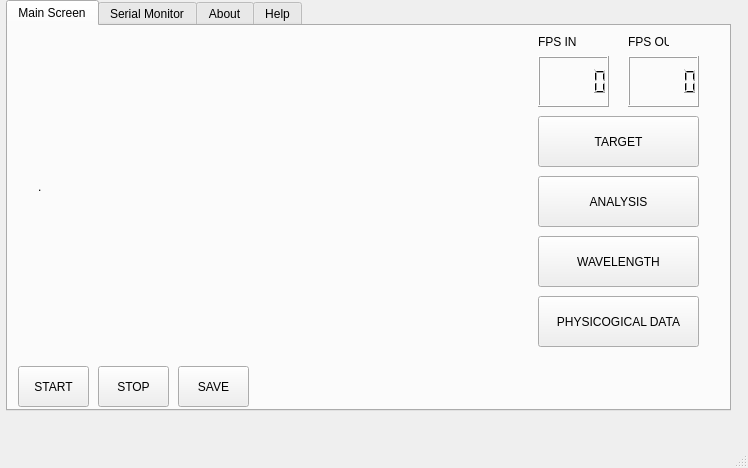
<?xml version="1.0" encoding="UTF-8"?>
<ui version="4.0">
 <class>qt</class>
 <widget class="QMainWindow" name="qt">
  <property name="geometry">
   <rect>
    <x>0</x>
    <y>0</y>
    <width>748</width>
    <height>468</height>
   </rect>
  </property>
  <property name="cursor">
   <cursorShape>ArrowCursor</cursorShape>
  </property>
  <property name="windowTitle">
   <string>Camera Display/Serial Communication GUI v1.2</string>
  </property>
  <property name="windowOpacity">
   <double>0.990000000000000</double>
  </property>
  <property name="statusTip">
   <string>Devesh Khosla 2022</string>
  </property>
  <property name="whatsThis">
   <string>Camera Display/Serial Communication Program Devesh Khosla 2022</string>
  </property>
  <widget class="QWidget" name="centralwidget">
   <widget class="QWidget" name="gridLayoutWidget">
    <property name="geometry">
     <rect>
      <x>0</x>
      <y>0</y>
      <width>731</width>
      <height>411</height>
     </rect>
    </property>
    <layout class="QGridLayout" name="_2">
     <property name="sizeConstraint">
      <enum>QLayout::SetMinimumSize</enum>
     </property>
     <property name="leftMargin">
      <number>6</number>
     </property>
     <item row="0" column="0">
      <widget class="QTabWidget" name="tabWidget">
       <property name="enabled">
        <bool>true</bool>
       </property>
       <property name="maximumSize">
        <size>
         <width>1677799</width>
         <height>16777215</height>
        </size>
       </property>
       <property name="currentIndex">
        <number>0</number>
       </property>
       <widget class="QWidget" name="MainScreen">
        <attribute name="title">
         <string>Main Screen</string>
        </attribute>
        <widget class="QPushButton" name="pushButton_23">
         <property name="geometry">
          <rect>
           <x>10</x>
           <y>340</y>
           <width>71</width>
           <height>41</height>
          </rect>
         </property>
         <property name="text">
          <string>START</string>
         </property>
        </widget>
        <widget class="QPushButton" name="pushButton_24">
         <property name="geometry">
          <rect>
           <x>90</x>
           <y>340</y>
           <width>71</width>
           <height>41</height>
          </rect>
         </property>
         <property name="text">
          <string>STOP</string>
         </property>
        </widget>
        <widget class="QPushButton" name="pushButton_25">
         <property name="geometry">
          <rect>
           <x>170</x>
           <y>340</y>
           <width>71</width>
           <height>41</height>
          </rect>
         </property>
         <property name="text">
          <string>SAVE</string>
         </property>
        </widget>
        <widget class="QPushButton" name="pushButton_26">
         <property name="geometry">
          <rect>
           <x>530</x>
           <y>150</y>
           <width>161</width>
           <height>51</height>
          </rect>
         </property>
         <property name="text">
          <string>ANALYSIS</string>
         </property>
        </widget>
        <widget class="QPushButton" name="pushButton_27">
         <property name="geometry">
          <rect>
           <x>530</x>
           <y>90</y>
           <width>161</width>
           <height>51</height>
          </rect>
         </property>
         <property name="text">
          <string>TARGET</string>
         </property>
        </widget>
        <widget class="QPushButton" name="pushButton_28">
         <property name="geometry">
          <rect>
           <x>530</x>
           <y>210</y>
           <width>161</width>
           <height>51</height>
          </rect>
         </property>
         <property name="text">
          <string>WAVELENGTH</string>
         </property>
        </widget>
        <widget class="QPushButton" name="pushButton_29">
         <property name="geometry">
          <rect>
           <x>530</x>
           <y>270</y>
           <width>161</width>
           <height>51</height>
          </rect>
         </property>
         <property name="text">
          <string>PHYSICOGICAL DATA</string>
         </property>
        </widget>
        <widget class="QLCDNumber" name="lcdNumber_3">
         <property name="geometry">
          <rect>
           <x>530</x>
           <y>30</y>
           <width>71</width>
           <height>51</height>
          </rect>
         </property>
        </widget>
        <widget class="QLCDNumber" name="lcdNumber_4">
         <property name="geometry">
          <rect>
           <x>620</x>
           <y>30</y>
           <width>71</width>
           <height>51</height>
          </rect>
         </property>
        </widget>
        <widget class="QLabel" name="label_33">
         <property name="geometry">
          <rect>
           <x>530</x>
           <y>0</y>
           <width>41</width>
           <height>31</height>
          </rect>
         </property>
         <property name="text">
          <string>FPS IN</string>
         </property>
        </widget>
        <widget class="QLabel" name="label_48">
         <property name="geometry">
          <rect>
           <x>620</x>
           <y>0</y>
           <width>41</width>
           <height>31</height>
          </rect>
         </property>
         <property name="text">
          <string>FPS OUT</string>
         </property>
        </widget>
        <widget class="QLabel" name="label_49">
         <property name="geometry">
          <rect>
           <x>30</x>
           <y>20</y>
           <width>421</width>
           <height>281</height>
          </rect>
         </property>
         <property name="text">
          <string>.</string>
         </property>
        </widget>
        <!-- <widget class="QPushButton" name="pushButton_30">
         <property name="geometry">
          <rect>
           <x>260</x>
           <y>340</y>
           <width>101</width>
           <height>41</height>
          </rect>
         </property>
         <property name="text">
          <string>Desktop Camera</string>
         </property>
        </widget>
        <widget class="QPushButton" name="pushButton_31">
         <property name="geometry">
          <rect>
           <x>370</x>
           <y>340</y>
           <width>101</width>
           <height>41</height>
          </rect>
         </property>
         <property name="text">
          <string>Off Camera</string>
         </property>
        </widget> -->
       </widget>
       <widget class="QWidget" name="SerialMonitor">
        <attribute name="title">
         <string>Serial Monitor</string>
        </attribute>
        <widget class="QTextEdit" name="textEdit_3">
         <property name="geometry">
          <rect>
           <x>0</x>
           <y>0</y>
           <width>501</width>
           <height>241</height>
          </rect>
         </property>
        </widget>
        <widget class="QTextEdit" name="textEdit_2">
         <property name="geometry">
          <rect>
           <x>0</x>
           <y>280</y>
           <width>421</width>
           <height>81</height>
          </rect>
         </property>
        </widget>
        <widget class="QPushButton" name="pushButton_3">
         <property name="geometry">
          <rect>
           <x>430</x>
           <y>290</y>
           <width>121</width>
           <height>41</height>
          </rect>
         </property>
         <property name="text">
          <string>SEND</string>
         </property>
        </widget>
        <widget class="QLabel" name="label_3">
         <property name="geometry">
          <rect>
           <x>140</x>
           <y>240</y>
           <width>251</width>
           <height>16</height>
          </rect>
         </property>
         <property name="text">
          <string>Gathering / Sending Data (Rx/Tx)</string>
         </property>
        </widget>
        <widget class="QLabel" name="label_9">
         <property name="geometry">
          <rect>
           <x>0</x>
           <y>250</y>
           <width>71</width>
           <height>31</height>
          </rect>
         </property>
         <property name="text">
          <string>Send DATA:</string>
         </property>
        </widget>
        <widget class="QWidget" name="formLayoutWidget">
         <property name="geometry">
          <rect>
           <x>510</x>
           <y>0</y>
           <width>191</width>
           <height>21</height>
          </rect>
         </property>
         <layout class="QFormLayout" name="formLayout">
          <item row="0" column="0">
           <widget class="QLabel" name="label_2">
            <property name="text">
             <string>Port Avaliable:</string>
            </property>
           </widget>
          </item>
          <item row="0" column="1">
           <widget class="QLabel" name="label_11">
            <property name="text">
             <string>-</string>
            </property>
           </widget>
          </item>
         </layout>
        </widget>
        <widget class="QWidget" name="formLayoutWidget_2">
         <property name="geometry">
          <rect>
           <x>510</x>
           <y>30</y>
           <width>171</width>
           <height>21</height>
          </rect>
         </property>
         <layout class="QFormLayout" name="formLayout_2">
          <item row="0" column="0">
           <widget class="QLabel" name="label_4">
            <property name="text">
             <string>Port Status</string>
            </property>
           </widget>
          </item>
          <item row="0" column="1">
           <widget class="QLabel" name="label_5">
            <property name="styleSheet">
             <string notr="true"/>
            </property>
            <property name="text">
             <string>Not Connected</string>
            </property>
           </widget>
          </item>
         </layout>
        </widget>
        <widget class="QWidget" name="verticalLayoutWidget">
         <property name="geometry">
          <rect>
           <x>510</x>
           <y>50</y>
           <width>197</width>
           <height>191</height>
          </rect>
         </property>
         <layout class="QVBoxLayout" name="verticalLayout">
          <item>
           <widget class="QLabel" name="label_10">
            <property name="text">
             <string>Connection Options:</string>
            </property>
           </widget>
          </item>
          <item>
           <layout class="QHBoxLayout" name="horizontalLayout_2">
            <item>
             <widget class="QPushButton" name="pushButton_2">
              <property name="text">
               <string>STOP</string>
              </property>
             </widget>
            </item>
            <item>
             <widget class="QPushButton" name="pushButton">
              <property name="text">
               <string>START</string>
              </property>
             </widget>
            </item>
           </layout>
          </item>
          <item>
           <widget class="QLabel" name="label_8">
            <property name="text">
             <string>Connection Percentage Status:</string>
            </property>
           </widget>
          </item>
          <item>
           <widget class="QProgressBar" name="progressBar">
            <property name="value">
             <number>0</number>
            </property>
           </widget>
          </item>
          <item>
           <widget class="QTextEdit" name="textEdit">
            <property name="readOnly">
             <bool>true</bool>
            </property>
           </widget>
          </item>
         </layout>
        </widget>
       </widget>
       <widget class="QWidget" name="About">
        <attribute name="title">
         <string>About</string>
        </attribute>
        <widget class="QTextBrowser" name="textBrowser">
         <property name="geometry">
          <rect>
           <x>10</x>
           <y>10</y>
           <width>661</width>
           <height>301</height>
          </rect>
         </property>
         <property name="html">
          <string>&lt;!DOCTYPE HTML PUBLIC &quot;-//W3C//DTD HTML 4.0//EN&quot; &quot;http://www.w3.org/TR/REC-html40/strict.dtd&quot;&gt;
&lt;html&gt;&lt;head&gt;&lt;meta name=&quot;qrichtext&quot; content=&quot;1&quot; /&gt;&lt;style type=&quot;text/css&quot;&gt;
p, li { white-space: pre-wrap; }
&lt;/style&gt;&lt;/head&gt;&lt;body style=&quot; font-family:'MS Shell Dlg 2'; font-size:8.25pt; font-weight:400; font-style:normal;&quot;&gt;
&lt;p style=&quot; margin-top:0px; margin-bottom:16px; margin-left:0px; margin-right:0px; -qt-block-indent:0; text-indent:0px; background-color:#ffffff;&quot;&gt;&lt;span style=&quot; font-family:'-apple-system,BlinkMacSystemFont,Segoe UI,Helvetica,Arial,sans-serif,Apple Color Emoji,Segoe UI Emoji'; font-size:8pt; color:#24292f; background-color:#ffffff;&quot;&gt;Run&lt;/span&gt;&lt;span style=&quot; font-family:'-apple-system,BlinkMacSystemFont,Segoe UI,Helvetica,Arial,sans-serif,Apple Color Emoji,Segoe UI Emoji'; font-size:8pt; color:#24292f;&quot;&gt; &lt;/span&gt;&lt;span style=&quot; font-family:'ui-monospace,SFMono-Regular,SF Mono,Menlo,Consolas,Liberation Mono,monospace'; font-size:8pt; color:#24292f;&quot;&gt;capture_display.py&lt;/span&gt;&lt;span style=&quot; font-family:'-apple-system,BlinkMacSystemFont,Segoe UI,Helvetica,Arial,sans-serif,Apple Color Emoji,Segoe UI Emoji'; font-size:8pt; color:#24292f;&quot;&gt; from &lt;/span&gt;&lt;span style=&quot; font-family:'ui-monospace,SFMono-Regular,SF Mono,Menlo,Consolas,Liberation Mono,monospace'; font-size:8pt; color:#24292f;&quot;&gt;.\examples&lt;/span&gt;&lt;span style=&quot; font-family:'-apple-system,BlinkMacSystemFont,Segoe UI,Helvetica,Arial,sans-serif,Apple Color Emoji,Segoe UI Emoji'; font-size:8pt; color:#24292f;&quot;&gt; You need to set the proper config file in the program. You should not need to edit python files in capture or streamer folder.&lt;/span&gt;&lt;/p&gt;
&lt;p style=&quot; margin-top:24px; margin-bottom:16px; margin-left:0px; margin-right:0px; -qt-block-indent:0; text-indent:0px; line-height:125%; background-color:#ffffff;&quot;&gt;&lt;a name=&quot;user-content-example-programs&quot;&gt;&lt;/a&gt;&lt;span style=&quot; font-family:'-apple-system,BlinkMacSystemFont,Segoe UI,Helvetica,Arial,sans-serif,Apple Color Emoji,Segoe UI Emoji'; font-size:8pt; font-weight:600; color:#24292f;&quot;&gt;E&lt;/span&gt;&lt;span style=&quot; font-family:'-apple-system,BlinkMacSystemFont,Segoe UI,Helvetica,Arial,sans-serif,Apple Color Emoji,Segoe UI Emoji'; font-size:8pt; font-weight:600; color:#24292f;&quot;&gt;xample Programs&lt;/span&gt;&lt;/p&gt;
&lt;p style=&quot; margin-top:0px; margin-bottom:16px; margin-left:0px; margin-right:0px; -qt-block-indent:0; text-indent:0px; background-color:#ffffff;&quot;&gt;&lt;span style=&quot; font-family:'-apple-system,BlinkMacSystemFont,Segoe UI,Helvetica,Arial,sans-serif,Apple Color Emoji,Segoe UI Emoji'; font-size:8pt; font-weight:600; color:#24292f;&quot;&gt;Display&lt;/span&gt;&lt;span style=&quot; font-family:'-apple-system,BlinkMacSystemFont,Segoe UI,Helvetica,Arial,sans-serif,Apple Color Emoji,Segoe UI Emoji'; font-size:8pt; color:#24292f;&quot;&gt;:&lt;br /&gt;In general display should occur in main program. OpenCV requires waitkey to be executed in order to update the display and limits update rate to about 50-90 fps.&lt;/span&gt;&lt;/p&gt;
&lt;p style=&quot; margin-top:0px; margin-bottom:16px; margin-left:0px; margin-right:0px; -qt-block-indent:0; text-indent:0px; background-color:#ffffff;&quot;&gt;&lt;span style=&quot; font-family:'-apple-system,BlinkMacSystemFont,Segoe UI,Helvetica,Arial,sans-serif,Apple Color Emoji,Segoe UI Emoji'; font-size:8pt; font-weight:600; color:#24292f;&quot;&gt;Queue&lt;/span&gt;&lt;span style=&quot; font-family:'-apple-system,BlinkMacSystemFont,Segoe UI,Helvetica,Arial,sans-serif,Apple Color Emoji,Segoe UI Emoji'; font-size:8pt; color:#24292f;&quot;&gt;: Data transfer between the main program and capture and storage threads.&lt;/span&gt;&lt;/p&gt;&lt;/body&gt;&lt;/html&gt;</string>
         </property>
        </widget>
       </widget>
       <widget class="QWidget" name="Help">
        <attribute name="title">
         <string>Help</string>
        </attribute>
        <widget class="QTextBrowser" name="textBrowser_2">
         <property name="geometry">
          <rect>
           <x>10</x>
           <y>10</y>
           <width>701</width>
           <height>371</height>
          </rect>
         </property>
         <property name="html">
          <string>&lt;!DOCTYPE HTML PUBLIC &quot;-//W3C//DTD HTML 4.0//EN&quot; &quot;http://www.w3.org/TR/REC-html40/strict.dtd&quot;&gt;
&lt;html&gt;&lt;head&gt;&lt;meta name=&quot;qrichtext&quot; content=&quot;1&quot; /&gt;&lt;style type=&quot;text/css&quot;&gt;
p, li { white-space: pre-wrap; }
&lt;/style&gt;&lt;/head&gt;&lt;body style=&quot; font-family:'MS Shell Dlg 2'; font-size:8.25pt; font-weight:400; font-style:normal;&quot;&gt;
&lt;p style=&quot; margin-top:0px; margin-bottom:0px; margin-left:0px; margin-right:0px; -qt-block-indent:0; text-indent:0px;&quot;&gt;&lt;span style=&quot; font-size:18pt; font-weight:600;&quot;&gt;Contact &lt;/span&gt;&lt;/p&gt;
&lt;p style=&quot; margin-top:0px; margin-bottom:0px; margin-left:0px; margin-right:0px; -qt-block-indent:0; text-indent:0px;&quot;&gt;&lt;span style=&quot; font-size:18pt; font-weight:600;&quot;&gt;Devesh Khosla&lt;/span&gt;&lt;/p&gt;
&lt;p style=&quot; margin-top:0px; margin-bottom:0px; margin-left:0px; margin-right:0px; -qt-block-indent:0; text-indent:0px;&quot;&gt;&lt;span style=&quot; font-size:18pt; font-weight:600;&quot;&gt;University of Arizona&lt;/span&gt;&lt;/p&gt;&lt;/body&gt;&lt;/html&gt;</string>
         </property>
        </widget>
       </widget>
      </widget>
     </item>
    </layout>
   </widget>
  </widget>
  <widget class="QMenuBar" name="menubar">
   <property name="geometry">
    <rect>
     <x>0</x>
     <y>0</y>
     <width>748</width>
     <height>21</height>
    </rect>
   </property>
  </widget>
  <widget class="QStatusBar" name="statusbar"/>
  <action name="actionAna_Ekran">
   <property name="text">
    <string>Ana Ekran</string>
   </property>
  </action>
  <action name="actionHelp">
   <property name="text">
    <string>Help</string>
   </property>
  </action>
  <action name="actionAbout">
   <property name="text">
    <string>About</string>
   </property>
  </action>
  <action name="actionInformation">
   <property name="text">
    <string>Information</string>
   </property>
  </action>
 </widget>
 <resources/>
 <connections/>
</ui>
